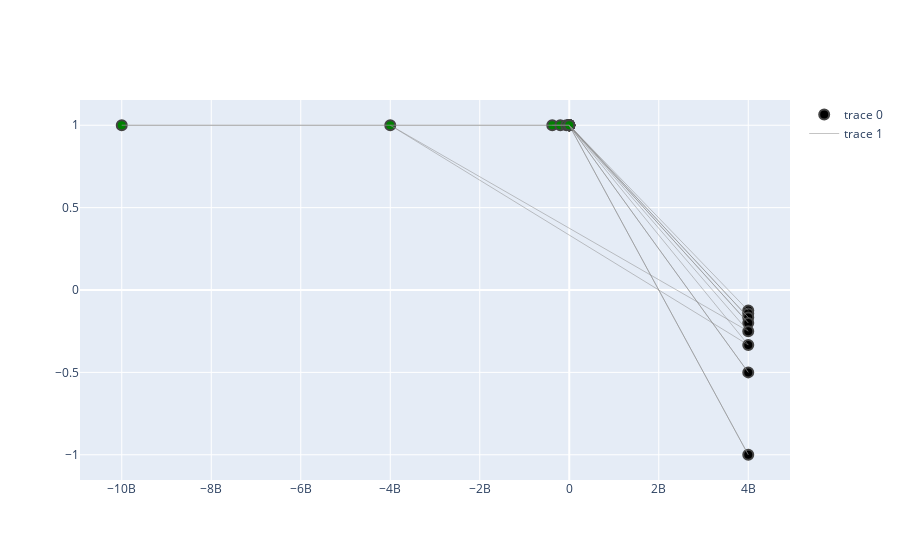

Notebook source saved alongside this figure:
### Code cell
edge_trace = go.Scatter(
    x=edge_x, y=edge_y,
    line=dict(width=0.5, color='#888'),
    hoverinfo='none',
    mode='lines')

nodes_ids = []
node_x = []
node_y = []
events = []
colors = []
for node in G.nodes():
    if "pos" in G.nodes[node].keys():
        n = G.nodes[node]
        x, y = n['pos']
        events.append(n["event_title"])
        colors.append(get_color(n["tag"]))
        nodes_ids = n["id"]
        node_x.append(x)
        node_y.append(y)
        
customdata=[(previous_events[node],next_events[node]) for node in G.nodes()]      

node_trace = go.Scatter(
    x=node_x, y=node_y, text=events,customdata=customdata,
    hovertemplate =
    '<br><b>Date</b>: %{x}<br>'+
    '<b>%{text}</b><br>'+'<b>In:</b>%{customdata[0]}<br>'+'<b>Out:</b>%{customdata[1]}<br>',
    mode='markers',
    hoverinfo='text',
    marker=dict(
        color=colors,
        size=10,
        line_width=2)
)

fig = go.Figure(data=[node_trace, edge_trace])
fig.show()

### Figure 1 — Plotly figure (JSON) as saved in the notebook; plotly's stock layout.template omitted (floating-point values rounded to 4 significant figures)
{"data": [{"customdata": [[["Assassinat de Kennedy"], []], [[], []], [["Windows vista"], []], [["Explosion"], []], [["Big Bang"], []], [["Assassinat de Jules César"], []], [["Premier jeux olympiques", "Révolution néolithique"], []], [["Invention de l’écriture", "Fondation de Rome", "Chernobyl disaster", "Greta", "Explosion"], []], [[], ["Big Bang", "Big Bang"]], [["Invention de l’écriture"], ["Fondation de Rome", "Fin nature"]], [[], ["Fin utopique", "Chernobyl disaster"]], [[], ["Invention de l’écriture", "Fin nature"]], [["Révolution néolithique"], ["Premier jeux olympiques", "Fin chaotique"]], [["Premier jeux olympiques"], ["Assassinat de Jules César", "Fin chaotique"]], [["Assassinat de Kennedy"], ["Windows vista", "Fin chaotique"]], [["Fondation de Rome"], ["Jésus marche sur les eaux", "Fin dictatorial"]], [["Chernobyl disaster"], ["Greta", "Fin Windows Vista"]], [["Assassinat de Jules César"], []], [["Windows vista"], ["Explosion", "Fin chaotique"]], [["Greta"], ["Fin chaotique", "Fin normale"]], [[], []], [["Start", "Start"], [" Création des premières formes de vies", "Fin triste"]], [[], []], [["Big Bang"], []], [[], []], [[], []], [[], []], [[], []], [[], []]], "hoverinfo": "text", "hovertemplate": "<br><b>Date</b>: %{x}<br><b>%{text}</b><br><b>In:</b>%{customdata[0]}<br><b>Out:</b>%{customdata[1]}<br>", "marker": {"color": ["black", "black", "black", "black", "black", "black", "black", "black", "green", "green", "green", "green", "green", "green", "green", "green", "green", "green", "green", "green", "green", "green", "green", "green", "green", "green", "green", "green", "green"], "line": {"width": 2}, "size": 10}, "mode": "markers", "text": ["Fin utopique", "Fin futuriste", "Fin Windows Vista", "Fin normale", "Fin triste", "Fin dictatorial", "Fin nature", "Fin chaotique", "Start", "Premier jeux olympiques", "Assassinat de Kennedy", "Révolution néolithique", "Invention de l’écriture", "Fondation de Rome", "Chernobyl disaster", "Assassinat de Jules César", "Windows vista", "Jésus marche sur les eaux", "Greta", "Explosion", "Pompéi ensevelie sous le vésuve", "Big Bang", "Invention et utilisation de la poudre à canon", " Création des premières formes de vies", "Sortie de l'eau des poissons", "Météorite", " L’évolution des singes", "Chute de l’empire romain d’occident", "Christophe Colomb découvre l’Amérique"], "type": "scatter", "x": [4000000000, 4000000000, 4000000000, 4000000000, 4000000000, 4000000000, 4000000000, 4000000000, -10000000000, -776, 1963, -8000, -3000, -753, 1986, -44, 2001, 20, 2020, 2030, 79, -4000000000, 1460, -380000000, -200000000, -65000000, -10000, 476, 1492], "y": [-0.125, -0.1429, -0.1667, -0.2, -0.25, -0.3333, -0.5, -1, 1, 1, 1, 1, 1, 1, 1, 1, 1, 1, 1, 1, 1, 1, 1, 1, 1, 1, 1, 1, 1]}, {"hoverinfo": "none", "line": {"color": "#888", "width": 0.5}, "mode": "lines", "type": "scatter", "x": [4000000000, 1963, 4000000000, 2001, 4000000000, 2030, 4000000000, -4000000000, 4000000000, -44, 4000000000, -776, 4000000000, -8000, 4000000000, -3000, 4000000000, -753, 4000000000, 1986, 4000000000, 2020, 4000000000, 2030, -10000000000, -4000000000, -776, -753, -776, -3000, 1963, 1986, -8000, -3000, -753, -44, 1986, 2001, -44, 20, 2001, 2020, 2020, 2030, -4000000000, -380000000], "y": [-0.125, 1, -0.1667, 1, -0.2, 1, -0.25, 1, -0.3333, 1, -0.5, 1, -0.5, 1, -1, 1, -1, 1, -1, 1, -1, 1, -1, 1, 1, 1, 1, 1, 1, 1, 1, 1, 1, 1, 1, 1, 1, 1, 1, 1, 1, 1, 1, 1, 1, 1]}], "layout": {}}
